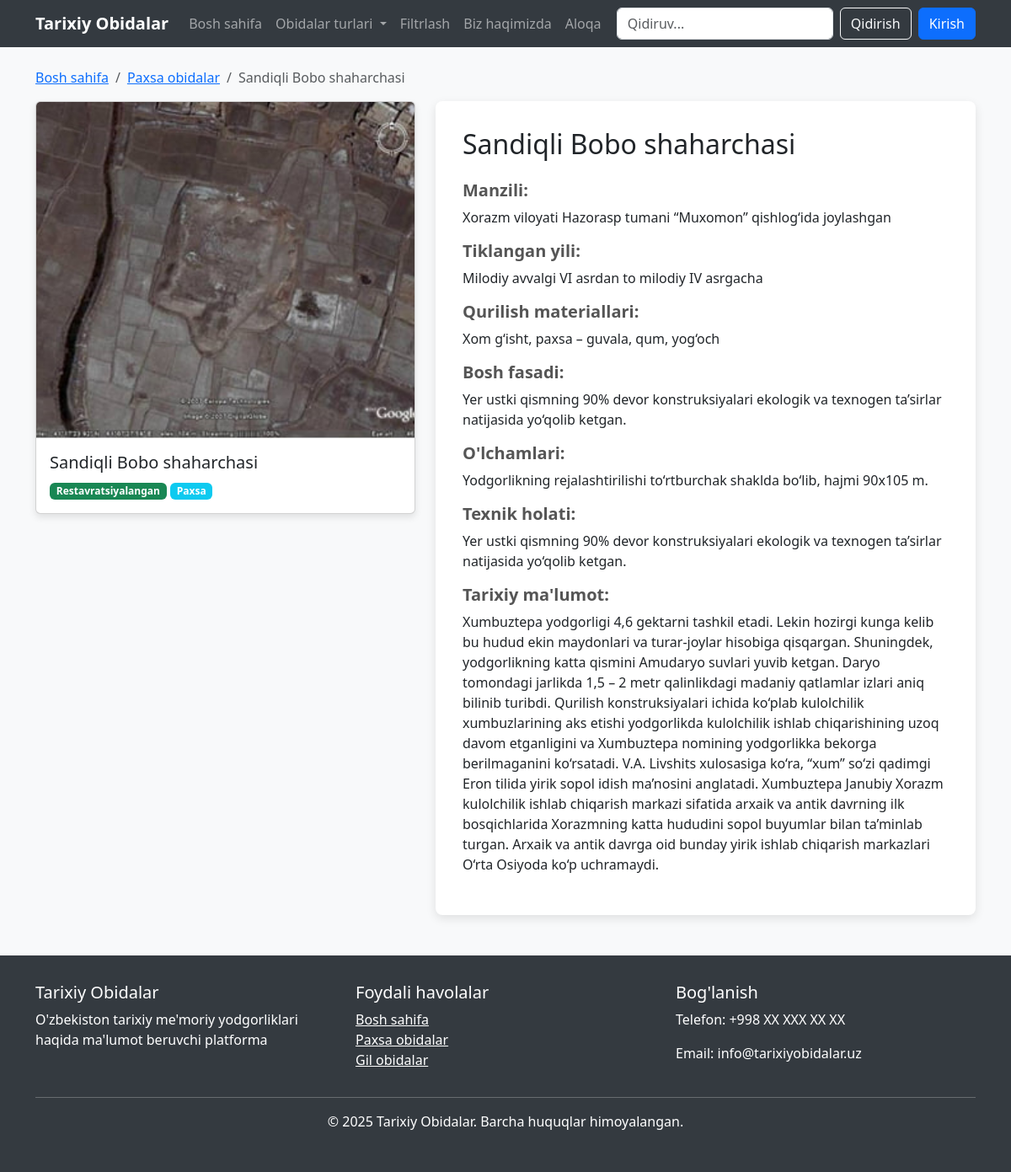
/obida/10, run on the app's committed database.
### tables this page shows
CREATE TABLE obidalar (
    id INTEGER PRIMARY KEY AUTOINCREMENT,
    nomi TEXT NOT NULL,
    tiklangan_yili TEXT,
    manzili TEXT,
    qurilish_materiallari TEXT,
    bosh_fasadi TEXT,
    olchamlari TEXT,
    tarixiy_malumot TEXT,
    texnik_holati TEXT,
    guruh TEXT CHECK(guruh IN ('Restavratsiyalangan', 'Restavratsiya kutilayotgan')),
    turi TEXT CHECK(turi IN ('Paxsa', 'Gil')),
    rasm_url TEXT,
    yaratilgan_sana TIMESTAMP DEFAULT CURRENT_TIMESTAMP,
    yangilangan_sana TIMESTAMP DEFAULT CURRENT_TIMESTAMP
);

### app.py (the view)
@app.route('/obida/<int:id>')
def obida_view(id):
    conn = get_db_connection()
    obida = conn.execute('SELECT * FROM obidalar WHERE id = ?', (id,)).fetchone()
    conn.close()
    if obida is None:
        flash('Obida topilmadi', 'danger')
        return redirect(url_for('index'))
    return render_template('obida_view.html', obida=obida)

### app.py (called while the page is built)
def get_db_connection():
    conn = sqlite3.connect('obidalar.db')
    conn.row_factory = sqlite3.Row
    return conn

### templates/obida_view.html (shortened to what this page needs)
{% extends "base.html" %}
{% block content %}
<div class="container mt-4">
    <nav aria-label="breadcrumb">
        <ol class="breadcrumb">
            <li class="breadcrumb-item"><a href="{{ url_for('index') }}">Bosh sahifa</a></li>
            {% if obida.turi == 'Paxsa' %}
                <li class="breadcrumb-item"><a href="{{ url_for('paxsa') }}">Paxsa obidalar</a></li>
            {% else %}
                <li class="breadcrumb-item"><a href="{{ url_for('gil') }}">Gil obidalar</a></li>
            {% endif %}
            <li class="breadcrumb-item active" aria-current="page">{{ obida.nomi }}</li>
        </ol>
    </nav>
    <div class="row">
        <div class="col-md-5 mb-4">
            <div class="card">
                {% if obida.rasm_url %}
                    <img src="{{ obida.rasm_url }}" class="card-img-top img-fluid" alt="{{ obida.nomi }}" style="height: 400px; object-fit: cover;">
                {% else %}
                    <img src="/static/images/no-image.jpg" class="card-img-top img-fluid" alt="Rasm yo'q" style="height: 400px; object-fit: cover;">
                {% endif %}
                <div class="card-body">
                    <h5 class="card-title">{{ obida.nomi }}</h5>
                    <p class="card-text">
                        <span class="badge bg-{{ 'success' if obida.guruh == 'Restavratsiyalangan' else 'warning' }}">
                            {{ obida.guruh }}
                        </span>
                        <span class="badge bg-info">{{ obida.turi }}</span>
                    </p>
                </div>
            </div>
        </div>
        <div class="col-md-7">
            <div class="obida-details">
                <h2 class="mb-4">{{ obida.nomi }}</h2>
                <div class="mb-3">
                    <h5 class="info-label">Manzili:</h5>
                    <p>{{ obida.manzili }}</p>
                </div>
                {% if obida.tiklangan_yili %}
                <div class="mb-3">
                    <h5 class="info-label">Tiklangan yili:</h5>
                    <p>{{ obida.tiklangan_yili }}</p>
                </div>
                {% endif %}
                <div class="mb-3">
                    <h5 class="info-label">Qurilish materiallari:</h5>
                    <p>{{ obida.qurilish_materiallari }}</p>
                </div>
                <div class="mb-3">
                    <h5 class="info-label">Bosh fasadi:</h5>
                    <p>{{ obida.bosh_fasadi }}</p>
                </div>
                <div class="mb-3">
                    <h5 class="info-label">O'lchamlari:</h5>
                    <p>{{ obida.olchamlari }}</p>
                </div>
                <div class="mb-3">
                    <h5 class="info-label">Texnik holati:</h5>
                    <p>{{ obida.texnik_holati }}</p>
                </div>
                <div class="mb-3">
                    <h5 class="info-label">Tarixiy ma'lumot:</h5>
                    <p>{{ obida.tarixiy_malumot }}</p>
                </div>
            </div>
        </div>
    </div>
</div>
{% endblock %}

### templates/base.html (style rules this page uses)
body { font-family: 'Segoe UI', Tahoma, Geneva, Verdana, sans-serif; background-color: #f8f9fa; }
.card { transition: transform 0.3s; margin-bottom: 20px; box-shadow: 0 4px 8px rgba(0, 0, 0, 0.1); }
.obida-details { background-color: white; padding: 2rem; border-radius: 8px; box-shadow: 0 4px 12px rgba(0, 0, 0, 0.1); }
.info-label { font-weight: bold; color: #555; }

### data on the page
obidalar: nomi "Sandiqli Bobo shaharchasi", rasm_url (picture), guruh "Restavratsiyalangan", turi "Paxsa", manzili "Xorazm viloyati Hazorasp tumani “Muxomon” qishlogʻida joylashgan", tiklangan_yili "Milodiy avvalgi VI asrdan to milodiy IV asrgacha", qurilish_materiallari "Xom g‘isht, paxsa – guvala, qum, yog‘och", bosh_fasadi "Yer ustki qismning 90% devor konstruksiyalari ekologik va texnogen ta’sirlar natijasida yo‘qolib ketgan.", olchamlari "Yodgorlikning rejalashtirilishi to‘rtburchak shaklda bo‘lib, hajmi 90x105 m.", texnik_holati "Yer ustki qismning 90% devor konstruksiyalari ekologik va texnogen ta’sirlar natijasida yo‘qolib ketgan.", tarixiy_malumot "Xumbuztepa yodgorligi 4,6 gektarni tashkil etadi. Lekin hozirgi kunga kelib bu hudud ekin maydonlari va turar-joylar hisobiga qisqargan. Shuningdek, yodgorlikning katta qismini Amudaryo suvlari yuvib ketgan. Daryo tomondagi jarlikda 1,5 – 2 metr qalinlikdagi madaniy qatlamlar izlari aniq bilinib turibdi. Qurilish konstruksiyalari ichida ko‘plab kulolchilik xumbuzlarining aks etishi yodgorlikda kulolchilik ishlab chiqarishining uzoq davom etganligini va Xumbuztepa nomining yodgorlikka bekorga berilmaganini ko‘rsatadi. V.A. Livshits xulosasiga ko‘ra, “xum” so‘zi qadimgi Eron tilida yirik sopol idish ma’nosini anglatadi. Xumbuztepa Janubiy Xorazm kulolchilik ishlab chiqarish markazi sifatida…"
